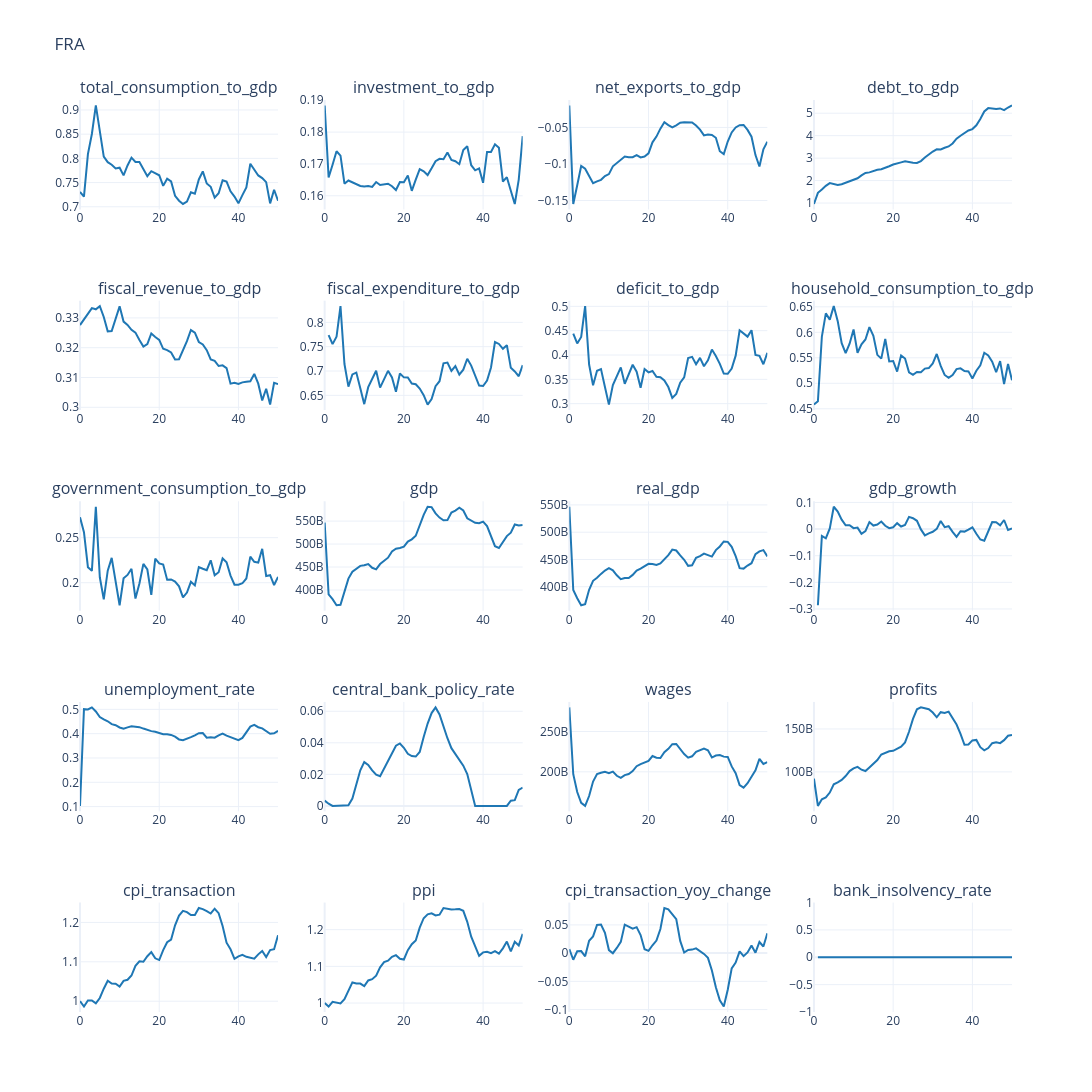

Notebook source saved alongside this figure:
### Code cell
# Plots
plot_columns = [
    "total_consumption_to_gdp", "investment_to_gdp", "net_exports_to_gdp",
    "debt_to_gdp", "fiscal_revenue_to_gdp", "fiscal_expenditure_to_gdp", "deficit_to_gdp",
    "household_consumption_to_gdp", "government_consumption_to_gdp", "gdp", "real_gdp",
    "gdp_growth", "unemployment_rate", "central_bank_policy_rate",
    "wages", "profits", "cpi_transaction", "ppi", "cpi_transaction_yoy_change", "bank_insolvency_rate",
    "avg_tfp_multiplier",
]

plot_output(
    df=df_base[plot_columns],
    no_rows=5,
    no_cols=4,
    country_code=cfg.country_iso3,
    line_color="#1f77b4",
    base_height=220,
    base_width=380,
)
